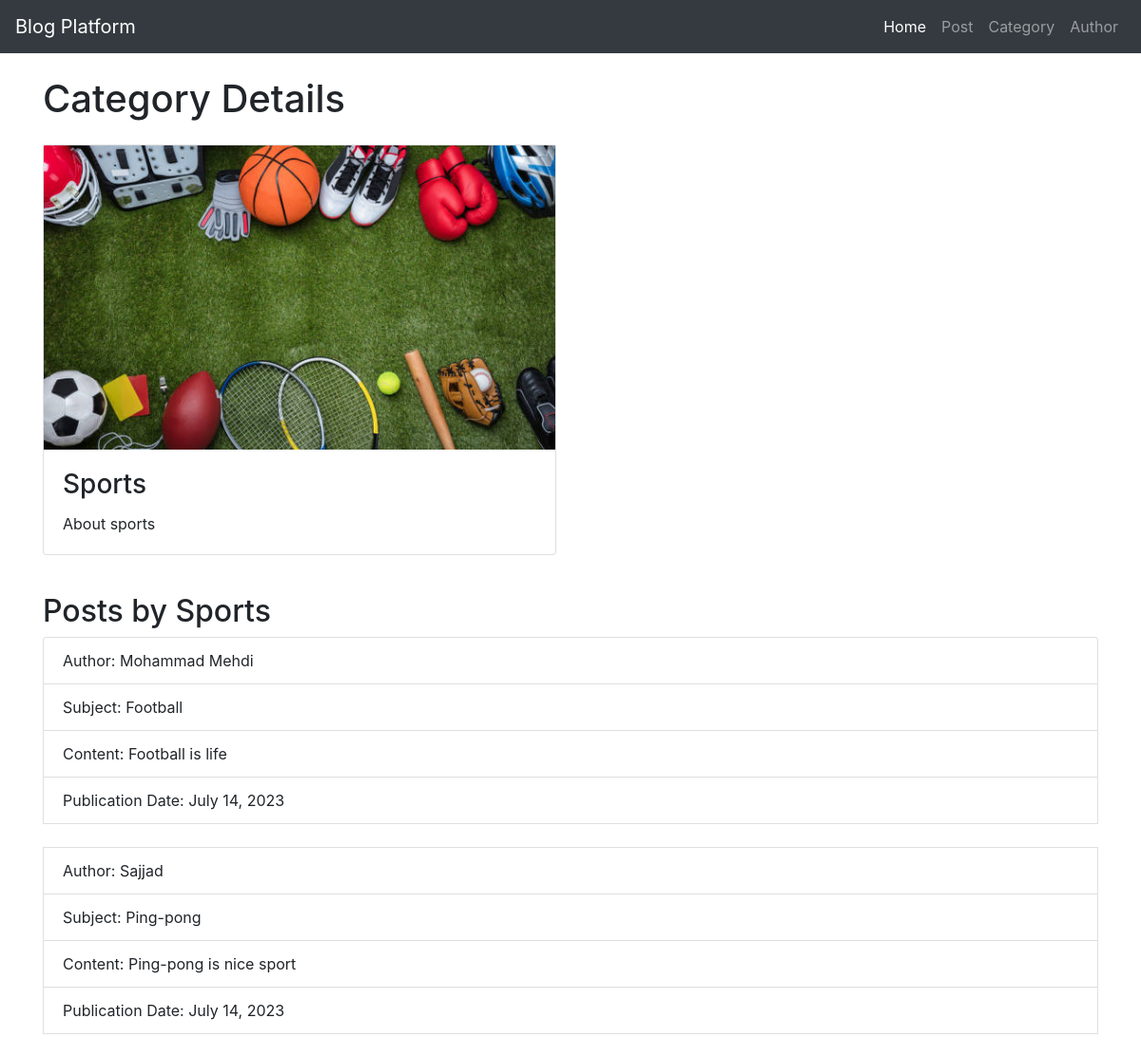
Page /category/1 on the committed database.
### blogapp/models.py (models this page shows, shortened)
class Category(models.Model):
    name=models.CharField(max_length=255,)
    description=models.TextField()
    image=models.ImageField(upload_to='category_images/',blank=True,null=True)

class Post(models.Model):
    title=models.CharField(max_length=255,null=False)
    content=models.CharField(max_length=255,null=False)
    author=models.ForeignKey(Author, on_delete=models.CASCADE)
    publication_date=models.DateField(auto_now_add=True)
    category=models.ForeignKey(Category, on_delete=models.SET_NULL, null=True)
    image=models.ImageField(upload_to='post_images/',blank=True,null=True)

### author/models.py (models this page shows)
class Author(models.Model):
    name=models.CharField(max_length=255,null=False)
    bio=models.TextField()
    image=models.ImageField(upload_to='author_images/',blank=True,null=True)
    def __str__(self) -> str:
        return self.name

### blogapp/views.py (the view)
# urls.py: path("category/<int:pk>", views.category_details, name="category_details")
def category_details(request, pk):
    category = get_object_or_404(Category, pk=pk)
    posts=Post.objects.filter(category=category)
    return render(request, "category_detalis.html", {"category": category,"posts":posts})

### blogapp/templates/category_detalis.html (shortened to what this page needs)
{% extends 'base.html' %}
{% block content %}
    <div class="container">
        <h1 class="mb-4">Category Details</h1>
        <div class="row">
                <div class="col-md-6">
                    <div class="card mb-3">
                        {% if category.image %}
                            <img src="{{ category.image.url }}" class="img-fluid rounded-start  img-fluid" alt="{{ category.name }}" style="height: 20rem; width: 40rem; object-fit: cover; ">
                        {% endif%}
                        <div class="card-body">
                            <h3 class="card-title">{{ category.name }}</h3>
                            <p class="card-text">{{ category.description }}</p>
                        </div>
                    </div>
                </div>
        </div>
        <h2 class="mt-4">Posts by {{ category.name }}</h2>
        {% if posts %}
            <ul class="list-group">
                {% for post in posts %}
                    <li class="list-group-item">Author: {{ post.author }}</li>
                    <li class="list-group-item">Subject: {{ post.title }}</li>
                    <li class="list-group-item">Content: {{ post.content }}</li>
                    <li class="list-group-item">Publication Date: {{ post.publication_date }}</li>
                    <br>
                {% endfor %}
            </ul>
        {% else %}
            <p>No posts found for this author.</p>
        {% endif %}
    </div>
{% endblock %}

### rows in the picture
Category: image (picture), name "Sports", description "About sports"
Post: author "Mohammad Mehdi", title "Football", content "Football is life", publication_date "July 14, 2023"
Post: author "Sajjad", title "Ping-pong", content "Ping-pong is nice sport", publication_date "July 14, 2023"
